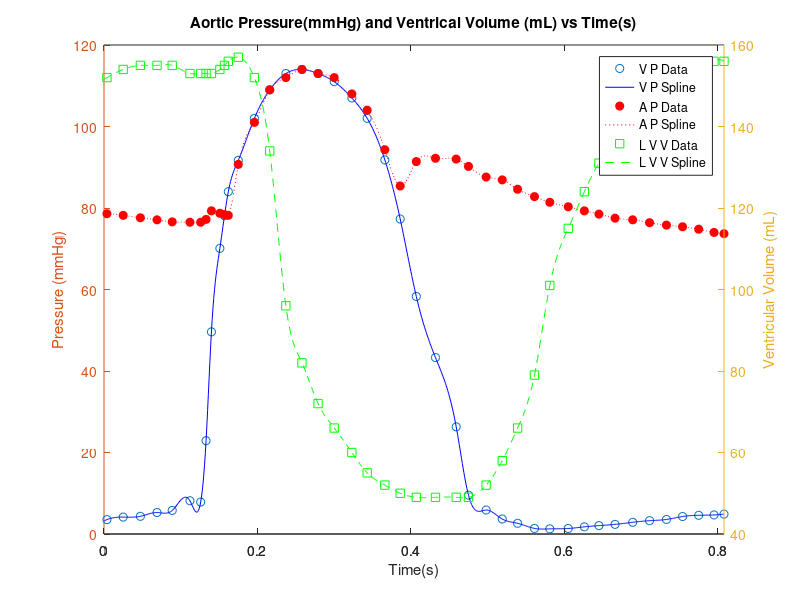

MATLAB code for this plot:
% Charles Harris
% BME 210
% Homework 1 Part 2

load('HemodynamicData.txt');

% Time (in seconds)
X = HemodynamicData(:,2);

%Ventricular Pressure (in mmHg)
Y1 = HemodynamicData(:,3);

%Aortic Pressure (in mmHg)
Y2 = HemodynamicData(:,4);

%Left Ventrical Volume (in mL)
Y3 = HemodynamicData(:,5);

%Data Interval
XX = [0:.001:.808];

%Creating Curved Fit For Data
YY1 = spline(X,Y1,XX);
YY2 = spline(X,Y2,XX);
YY3 = spline(X,Y3,XX);
ZZ3 = YY3;

% original attempt at graph

%%%%%%%%%%%%%%%%%%%%%%%%%%%%
%h = plot(X,Y1,'o',XX,YY1, '-b',X,Y2,'o',XX,YY2,':r',X,Y3,'sg',XX,YY3,'--g');
%%%%%%%%%%%%%%%%%%%%%%%%%%%%

%Plotting Ventricular Pressure Data vs Left Ventrical Volume Spline
[ax h1 h2]=plotyy(X,Y1,XX,YY3);
title('Aortic Pressure(mmHg) and Ventrical Volume (mL) vs Time(s)');
xlabel('Time(s)');
% Labeling left y-axis
ylabel(ax(1),'Pressure (mmHg)');
% Labeling right y-axis
ylabel(ax(2),'Ventricular Volume (mL)');
set(h1, 'Marker', 'o'); % Setting open circles
set(h1, 'LineStyle','none');
set(h2, 'LineStyle', '--', 'color', 'green'); % Setting Green Dashed Line
hold on

%Plotting Ventricular Spline vs Left Ventrical Volume Data
[ax h3 h4]=plotyy(XX,YY1,X,Y3);
set(h3, 'LineStyle', '-', 'color', 'blue'); % Setting blue solid line
set(h4, 'LineStyle', 'none');
set(h4, 'Marker','s', 'color', 'green'); % Setting green squares
hold on

%Plotting Aortic Pressure Data
h5=plot(X,Y2,'o');
set(h5, 'MarkerEdgeColor', 'r', 'MarkerFaceColor', 'r'); % Filling in circles with red 
hold on

% Plotting Aortic Pressure Spline
h6= plot(XX, YY2, ':r'); % Setting dotted red line
%Creating the legend
legend([h1 h3 h5 h6 h4 h2],'V P Data', 'V P Spline', 'A P Data', 'A P Spline', 'L V V Data', 'L V V Spline')
